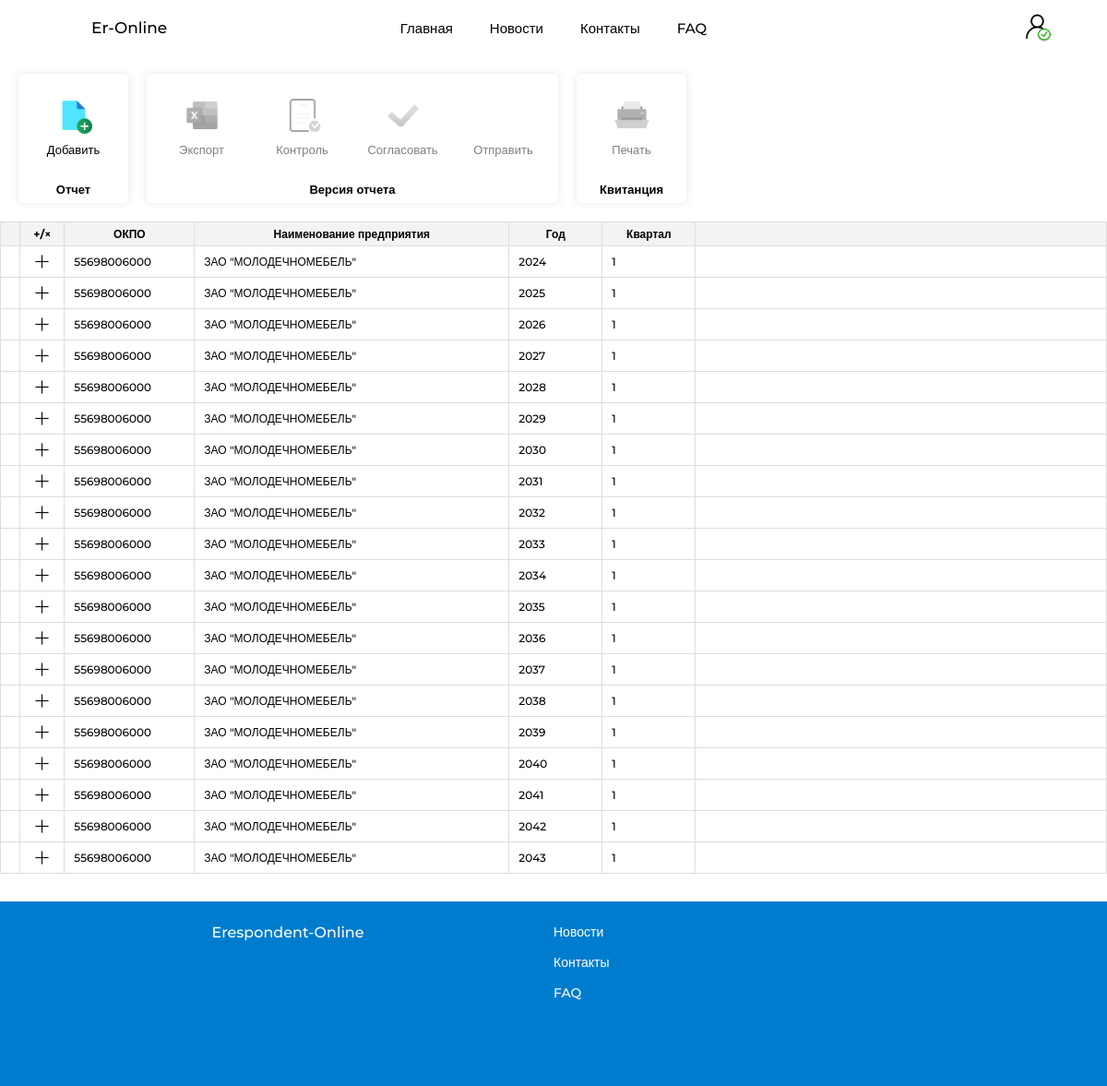
The app's page /report_area (signed in), older data.
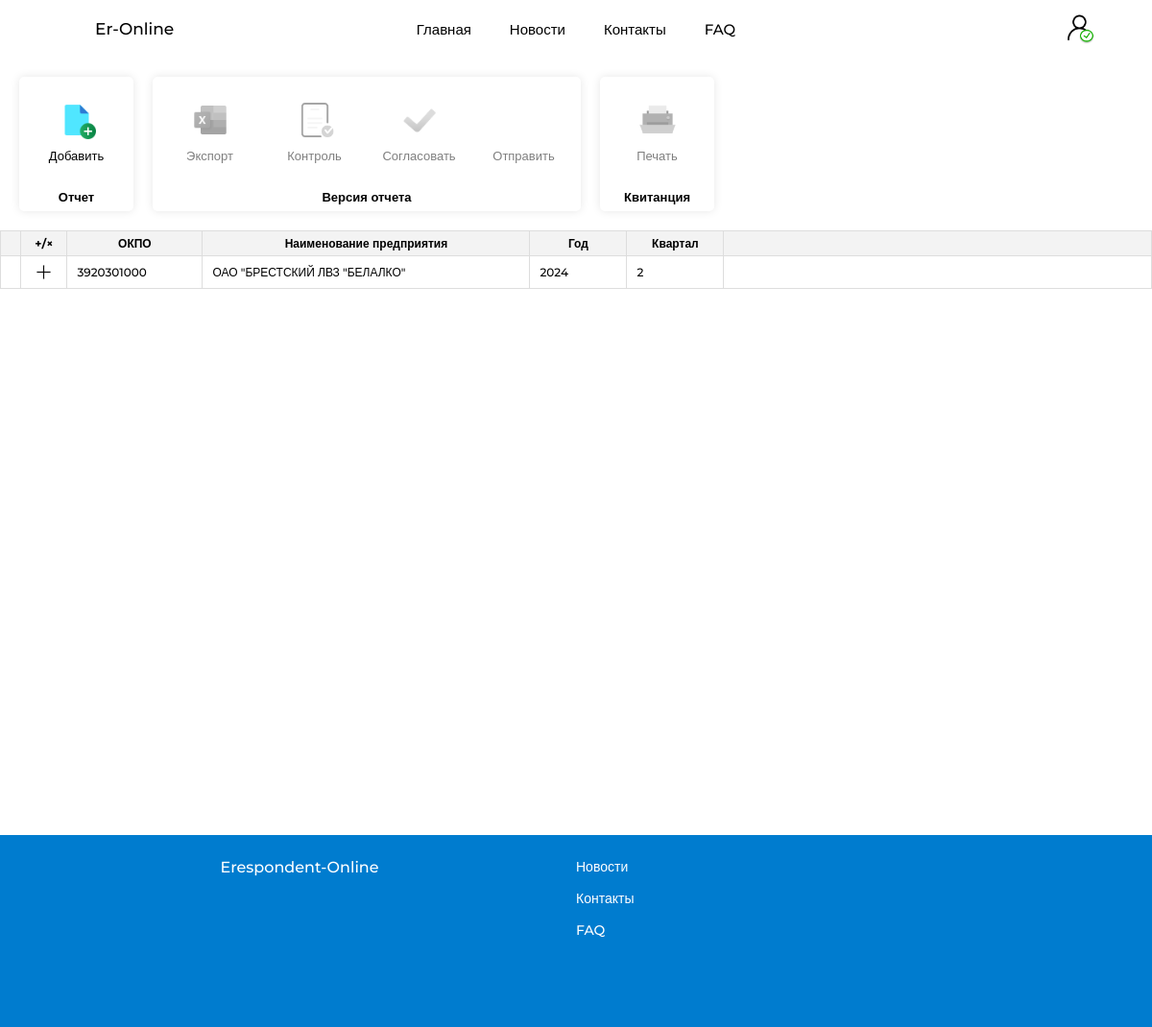
The same page, newer data.
### website/models.py (models this page shows)
class Report(db.Model):
    __tablename__ = 'report'
    id = db.Column(db.Integer, primary_key=True)
    okpo = db.Column(db.Integer)
    organization_name = db.Column(db.String(50))
    year = db.Column(db.Integer)
    quarter = db.Column(db.Integer)
    user_id = db.Column(db.Integer, db.ForeignKey('user.id'))
    time_of_receipt = db.Column(db.Date)
    versions = relationship('Version_report', backref='report')

### website/views.py (the view)
@views.route('/report_area')
@profile_complete
@login_required
def report_area():
    report = Report.query.filter_by(user_id=current_user.id).order_by(Report.year.asc(), Report.quarter.asc()).all()
    version = Version_report.query.filter_by().all()
    for rep in report:
        rep.versions = Version_report.query.filter_by(report_id=rep.id).all()
        for version in rep.versions:
            version.tickets = Ticket.query.filter_by(version_report_id=version.id).all()
    organization = Organization.query.filter_by(id=current_user.organization.id).all()
    dirUnit = DirUnit.query.filter_by().all()
    dirProduct = DirProduct.query.filter_by().all()
    for row in dirProduct:
        current_unit = DirUnit.query.filter_by(IdUnit=row.IdUnit).first()
        row.IdUnit = current_unit.NameUnit
    year_today = datetime.now().year
    return render_template('report_area.html',
                           year_today=year_today,
                           report=report,
                           user=current_user,
                           dirUnit=dirUnit,
                           dirProduct=dirProduct,
                           organization=organization,
                           version=version)

### website/views.py (called while the page is built)
def profile_complete(f):
    @wraps(f)
    def decorated_function(*args, **kwargs):
        if not current_user.fio or not current_user.telephone or not current_user.organization_id:
            flash('Пожалуйста, заполните все обязательные поля.', 'error')
            return redirect(url_for('views.profile_common'))
        return f(*args, **kwargs)
    return decorated_function

### website/templates/report_area.html (shortened to what this page needs)
{% extends "base.html" %}
{% block content %}
<div class="report-area_page">
    <div class="report-area_menu">
        <div class="report-area_podmenu">
            <div class="content-podmenu">
                <nav>
                    <ul>
                        <section>
                            <div class="functions_menu">
                                <li id = "link_add_report">
                                    <img src="{{ url_for('static', filename='img/icon_new_file.png') }}" alt="Создать отчет">
                                    <a>Добавить</a>
                                </li>
                            </div>
                            <a class="functions_menu_name">
                                Отчет
                            </a>
                        </section>
                        <section>
                            <div class="functions_menu">
                                <li id="export_versionButton">
                                    <img src="{{ url_for('static', filename='img/icon_excel.png') }}" alt="">
                                    <a>Экспорт</a>
                                </li>
                                <li id="control_versionButton">
                                    <img src="{{ url_for('static', filename='img/icon_control.png') }}" alt="">
                                    <a>Контроль</a>
                                </li>
                                <li id = "agreedVersionButton">
                                    <img src="{{ url_for('static', filename='img/icon_galochka.png') }}" alt="">
                                    <a>Согласовать</a>
                                </li>
                                <li id = "sentVersionButton">
                                    <a>Отправить</a>
                                </li>
                            </div>
                            <a class="functions_menu_name">
                                Версия отчета
                            </a>
                        </section>
                        <section>
                            <div class="functions_menu">
                                <li id = "PrintTicketButton">
                                    <img src="{{ url_for('static', filename='img/icon_print_file.png') }}" alt="">
                                    <a>Печать</a>
                                </li>
                            </div>
                            <a class="functions_menu_name">
                                Квитанция
                            </a>
                        </section>
                    </ul>
                </nav>
            </div>
        </div>
    </div>
    <div class="report-area" >
        <table class="table_report-area">
            <thead class="order-table_titels">
                <tr>
                    <th></th>
                    <th style = "white-space: nowrap;">+/&times;</th>
                    <th class="resizable" style="min-width: 120px;">ОКПО<div class="resizer"></div></th>
                    <th class="resizable" style="white-space: nowrap; min-width: 320px;">Наименование предприятия<div class="resizer"></div></th>
                    <th class="resizable" style="min-width: 80px;">Год<div class="resizer"></div></th>
                    <th class="resizable" style="min-width: 80px;">Квартал<div class="resizer"></div></th>
                    <th></th>
                </tr>
            </thead>
            <tbody>
                {%if report%}
                    {% for row in report %}
                    <tr class="report_row" data-id="{{ row.id }}">
                        <td></td>
                        <td>
                            <button class="show-versions_button">
                                <img src="{{ url_for('static', filename='img/close_black.png')}}" class = "close_black" alt="Просмотреть версии">
                            </button>
                        </td>
                        <td>
                            <input type = "text" id = "report_okpo" value = "{{ row.okpo }}" readonly>
                        </td>
                        <td>
                            <input type = "text" id = "report_organization_name" value = "{{ row.organization_name }}" readonly>
                        </td>
                        <td>
                            <input type = "text" id = "report_year" value = "{{ row.year }}" readonly>
                        </td>
                        <td>
                            <input type = "text" id = "report_quarter" value = "{{ row.quarter }}" readonly>
                        </td>
                        <td>
                        </td>
                    </tr>
                    {% endfor %}
            {%endif%}
            </tbody>
        </table>
    </div>
</div>
{% endblock %}

### website/templates/base.html (shortened to what this page needs)
<!DOCTYPE html>
<html>
  <head>
    <link rel="stylesheet" href="{{ url_for('static', filename='css/base.css') }}">
  </head>
  <body>
    <header class="fixed-header">
      <div class="header-left">
         <nav>
          <ul>
              <li class = "short_name_app" onclick="window.location.href='/'">
                <a href="/">Er-Online</a>
              </li>
          </ul>
        </nav>
      </div>
      <div class="header-center">
        <nav>
          <ul>
              <li onclick="window.location.href='/'">Главная</li>
              <li onclick="window.location.href='/news'">Новости</li>
              <li onclick="window.location.href='/contacts'" >Контакты</li>
              <li onclick="window.location.href='/FAQ'" >FAQ</li>
          </ul>
        </nav>
      </div>
      <div class="header-right">
        <div class="user-container">
          {% set icon_path = 'img/icon_black-user.png' if current_user.is_authenticated else 'img/log.png' %}
          <img class="icon_black" src="{{ url_for('static', filename=icon_path) }}" alt="">
        </div>
      </div>
    </header>
    <main>
    {% block content %}
    {% endblock %}
    </main>
    <footer>
      <div class = "footer_cont">
        <div class = "left_col_footer">
          <nav>
            <ul>
                <li onclick="window.location.href='/'">Erespondent-Online</li>
            </ul>
          </nav>
        </div>
        <div class = "right_col_footer">
          <nav>
            <ul>
              <li onclick="window.location.href='/news'">Новости</li>
              <li onclick="window.location.href='/contacts'" >Контакты</li>
              <li onclick="window.location.href='/FAQ'" >FAQ</li>
            </ul>
        </nav>
      </div>
    </footer>
  </body>
</html>

Row changes from the older to the newer data that the page shows:
removed Report: okpo "55698006000", organization_name "ЗАО \"МОЛОДЕЧНОМЕБЕЛЬ\"", year "2025", quarter "1"
removed Report: okpo "55698006000", organization_name "ЗАО \"МОЛОДЕЧНОМЕБЕЛЬ\"", year "2026", quarter "1"
removed Report: okpo "55698006000", organization_name "ЗАО \"МОЛОДЕЧНОМЕБЕЛЬ\"", year "2027", quarter "1"
removed Report: okpo "55698006000", organization_name "ЗАО \"МОЛОДЕЧНОМЕБЕЛЬ\"", year "2028", quarter "1"
removed Report: okpo "55698006000", organization_name "ЗАО \"МОЛОДЕЧНОМЕБЕЛЬ\"", year "2029", quarter "1"
removed Report: okpo "55698006000", organization_name "ЗАО \"МОЛОДЕЧНОМЕБЕЛЬ\"", year "2030", quarter "1"
removed Report: okpo "55698006000", organization_name "ЗАО \"МОЛОДЕЧНОМЕБЕЛЬ\"", year "2031", quarter "1"
removed Report: okpo "55698006000", organization_name "ЗАО \"МОЛОДЕЧНОМЕБЕЛЬ\"", year "2032", quarter "1"
removed Report: okpo "55698006000", organization_name "ЗАО \"МОЛОДЕЧНОМЕБЕЛЬ\"", year "2033", quarter "1"
removed Report: okpo "55698006000", organization_name "ЗАО \"МОЛОДЕЧНОМЕБЕЛЬ\"", year "2034", quarter "1"
removed Report: okpo "55698006000", organization_name "ЗАО \"МОЛОДЕЧНОМЕБЕЛЬ\"", year "2035", quarter "1"
removed Report: okpo "55698006000", organization_name "ЗАО \"МОЛОДЕЧНОМЕБЕЛЬ\"", year "2036", quarter "1"
removed Report: okpo "55698006000", organization_name "ЗАО \"МОЛОДЕЧНОМЕБЕЛЬ\"", year "2037", quarter "1"
removed Report: okpo "55698006000", organization_name "ЗАО \"МОЛОДЕЧНОМЕБЕЛЬ\"", year "2038", quarter "1"
removed Report: okpo "55698006000", organization_name "ЗАО \"МОЛОДЕЧНОМЕБЕЛЬ\"", year "2039", quarter "1"
removed Report: okpo "55698006000", organization_name "ЗАО \"МОЛОДЕЧНОМЕБЕЛЬ\"", year "2040", quarter "1"
removed Report: okpo "55698006000", organization_name "ЗАО \"МОЛОДЕЧНОМЕБЕЛЬ\"", year "2041", quarter "1"
removed Report: okpo "55698006000", organization_name "ЗАО \"МОЛОДЕЧНОМЕБЕЛЬ\"", year "2042", quarter "1"
removed Report: okpo "55698006000", organization_name "ЗАО \"МОЛОДЕЧНОМЕБЕЛЬ\"", year "2043", quarter "1"
changed Report: okpo "55698006000" → "3920301000"; organization_name "ЗАО \"МОЛОДЕЧНОМЕБЕЛЬ\"" → "ОАО \"БРЕСТСКИЙ ЛВЗ \"БЕЛАЛКО\""; quarter "1" → "2"
